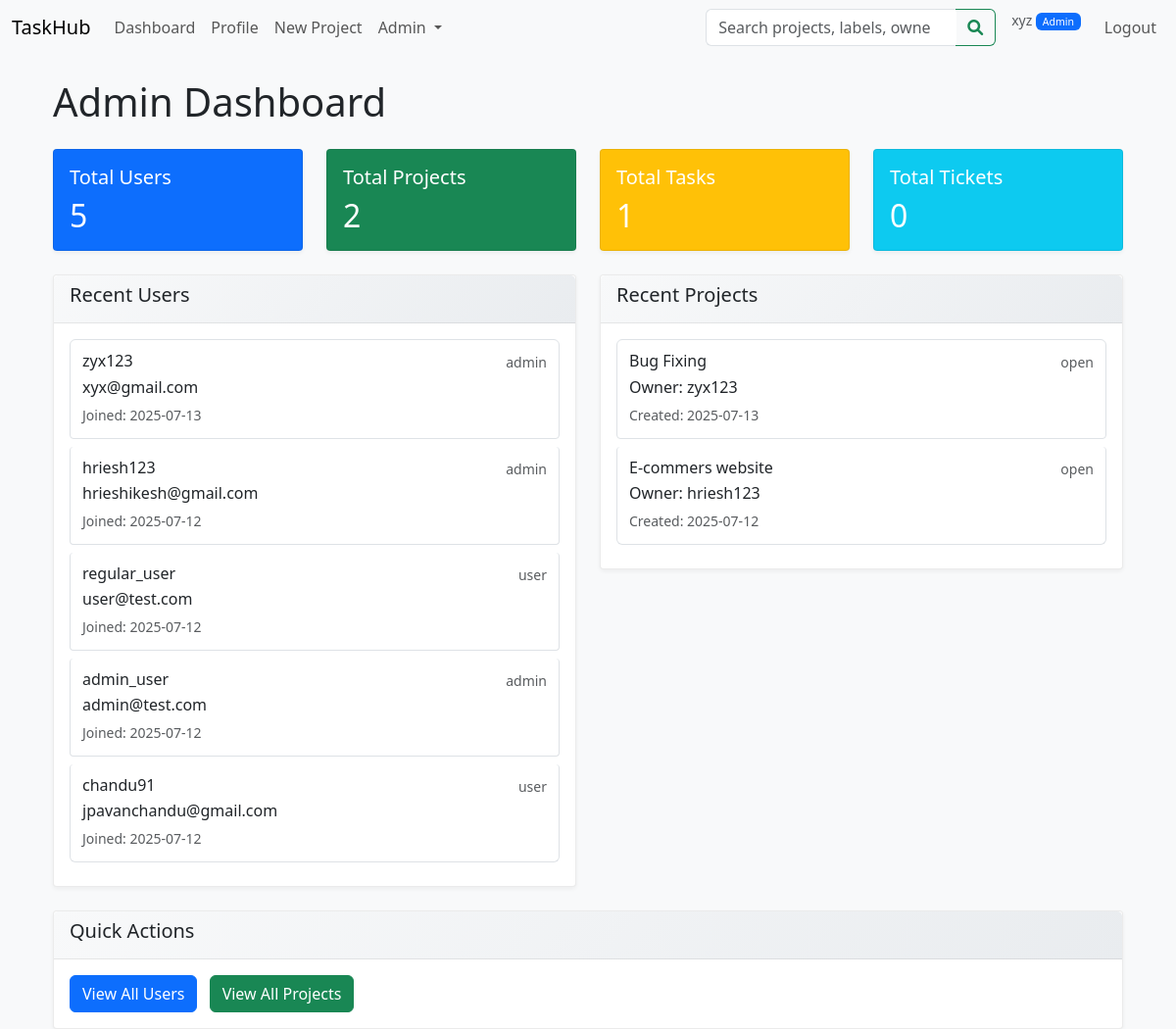
/admin/dashboard (signed in), run on an earlier commit of the app's database.
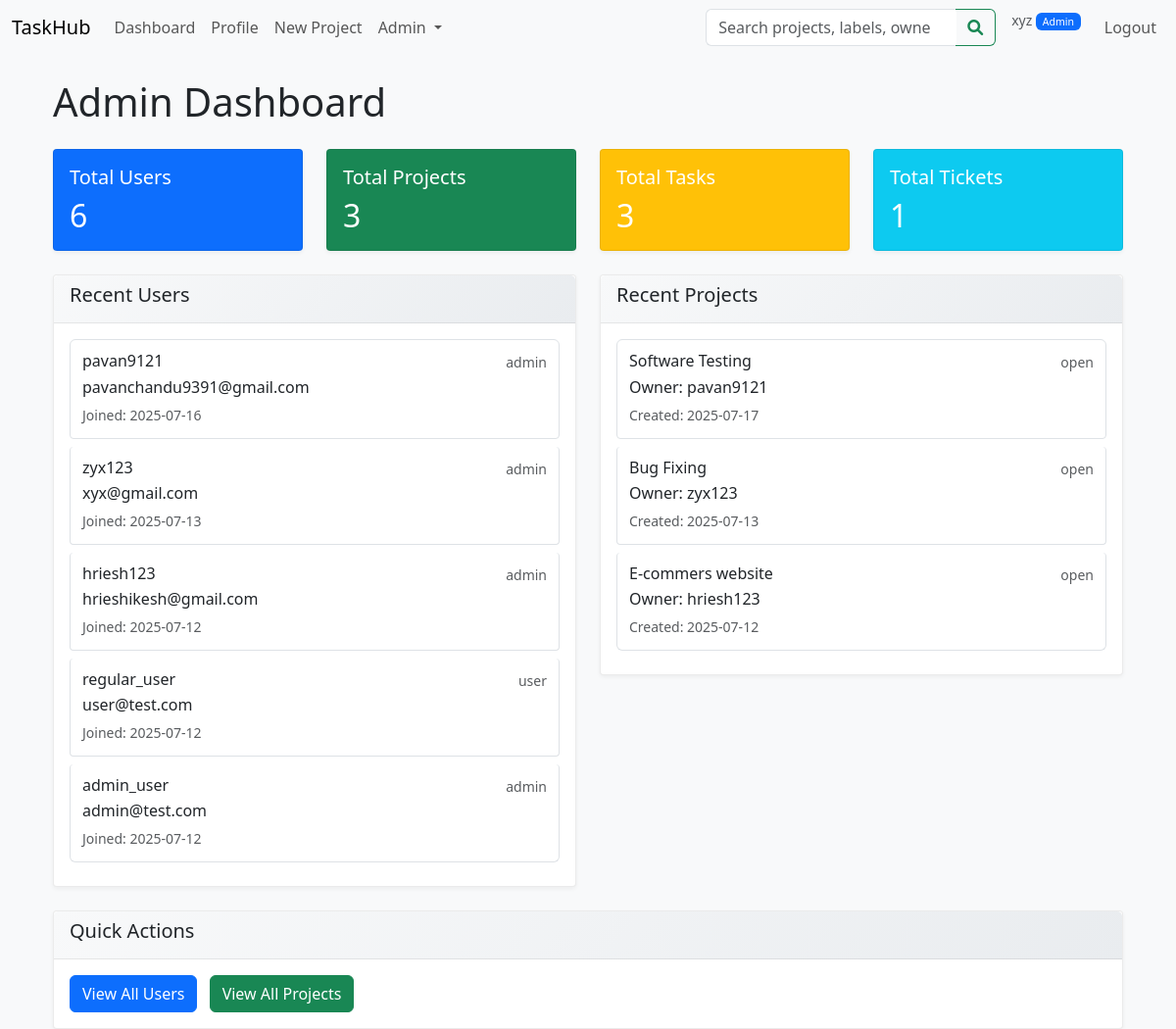
And on a later commit of the database.
### models/user.py (models this page shows, shortened)
class User(db.Model, UserMixin):
    __tablename__ = 'user'
    id = db.Column(db.Integer, primary_key=True)
    username = db.Column(db.String(80), unique=True, nullable=False, index=True)
    email = db.Column(db.String(120), unique=True, nullable=False, index=True)
    password_hash = db.Column(db.String(128), nullable=False)
    role = db.Column(
        db.Enum('admin', 'user', name='user_roles'),
        default='user',
        nullable=False
    )
    created_at = db.Column(db.DateTime, default=datetime.utcnow)
    updated_at = db.Column(
        db.DateTime,
        default=datetime.utcnow,
        onupdate=datetime.utcnow
    )
    full_name = db.Column(db.String(150))
    job_title = db.Column(db.String(100))
    department = db.Column(db.String(100))
    organization = db.Column(db.String(150))
    location = db.Column(db.String(100))
    bio = db.Column(db.Text)
    avatar_url = db.Column(db.String(255))
    owned_projects = db.relationship(
        'Project',
        back_populates='owner',
        lazy='dynamic'
    )
    projects = db.relationship(
        'Project',
        secondary='project_members',
        back_populates='members',
        lazy='dynamic'
    )
    tasks_created = db.relationship(
        'Task',
        back_populates='creator',
        foreign_keys='Task.creator_id',
        lazy='dynamic'
    )
    assigned_tasks = db.relationship(
        'Task',
        foreign_keys='Task.assignee_id',
        back_populates='assignee',
        lazy='dynamic'
    )
    reported_tasks = db.relationship(
        'Task',
        foreign_keys='Task.reporter_id',
        back_populates='reporter',
        lazy='dynamic'
    )
    task_membership = db.relationship(
        'TaskMember',
        back_populates='user',
        lazy='dynamic',
        cascade='all, delete-orphan'
    )
    tickets_created = db.relationship(
        'Ticket',
        back_populates='creator',
        lazy='dynamic',
        cascade='all, delete-orphan'
    )

### models/project.py (models this page shows, shortened)
class Project(db.Model):
    __tablename__ = 'project'
    id = db.Column(db.Integer, primary_key=True)
    name = db.Column(db.String(150), nullable=False)
    description = db.Column(db.Text)
    status = db.Column(
        db.Enum('open', 'closed', name='project_status'),
        default='open',
        nullable=False
    )
    owner_id = db.Column(db.Integer, db.ForeignKey('user.id'), nullable=False)
    created_at = db.Column(db.DateTime, default=datetime.utcnow)
    updated_at = db.Column(
        db.DateTime,
        default=datetime.utcnow,
        onupdate=datetime.utcnow
    )
    owner = db.relationship(
        'User',
        back_populates='owned_projects'
    )
    members = db.relationship(
        'User',
        secondary=project_members,
        back_populates='projects',
        lazy='dynamic'
    )
    labels = db.relationship(
        'Label',
        secondary=project_labels,
        back_populates='projects',
        lazy='dynamic'
    )
    tasks = db.relationship(
        'Task',
        back_populates='project',
        lazy='dynamic',
        cascade='all, delete-orphan'
    )
    tickets = db.relationship(
        'Ticket',
        back_populates='project',
        lazy='dynamic',
        cascade='all, delete-orphan'
    )

### routes/admin_routes.py (the view)
@admin_bp.route("/dashboard")
@login_required
@admin_required
def dashboard():
    total_users = User.query.count()
    total_projects = Project.query.count()
    total_tasks = Task.query.count()
    total_tickets = Ticket.query.count()
    recent_users = User.query.order_by(User.created_at.desc()).limit(5).all()
    recent_projects = Project.query.order_by(Project.created_at.desc()).limit(5).all()
    return render_template(
        "admin/dashboard.html",
        total_users=total_users,
        total_projects=total_projects,
        total_tasks=total_tasks,
        total_tickets=total_tickets,
        recent_users=recent_users,
        recent_projects=recent_projects
    )

### templates/admin/dashboard.html (shortened to what this page needs)
{% extends "base.html" %}
{% block content %}
<div class="container mt-4">
    <h1 class="mb-4">Admin Dashboard</h1>
    <div class="row mb-4">
        <div class="col-md-3">
            <div class="card text-white bg-primary">
                <div class="card-body">
                    <h5 class="card-title">Total Users</h5>
                    <h2 class="card-text">{{ total_users }}</h2>
                </div>
            </div>
        </div>
        <div class="col-md-3">
            <div class="card text-white bg-success">
                <div class="card-body">
                    <h5 class="card-title">Total Projects</h5>
                    <h2 class="card-text">{{ total_projects }}</h2>
                </div>
            </div>
        </div>
        <div class="col-md-3">
            <div class="card text-white bg-warning">
                <div class="card-body">
                    <h5 class="card-title">Total Tasks</h5>
                    <h2 class="card-text">{{ total_tasks }}</h2>
                </div>
            </div>
        </div>
        <div class="col-md-3">
            <div class="card text-white bg-info">
                <div class="card-body">
                    <h5 class="card-title">Total Tickets</h5>
                    <h2 class="card-text">{{ total_tickets }}</h2>
                </div>
            </div>
        </div>
    </div>
    <div class="row">
        <div class="col-md-6">
            <div class="card">
                <div class="card-header">
                    <h5>Recent Users</h5>
                </div>
                <div class="card-body">
                    {% if recent_users %}
                        <div class="list-group">
                            {% for user in recent_users %}
                            <a href="{{ url_for('admin.user_detail', user_id=user.id) }}" class="list-group-item list-group-item-action">
                                <div class="d-flex w-100 justify-content-between">
                                    <h6 class="mb-1">{{ user.username }}</h6>
                                    <small class="text-muted">{{ user.role }}</small>
                                </div>
                                <p class="mb-1">{{ user.email }}</p>
                                <small class="text-muted">Joined: {{ user.created_at.strftime('%Y-%m-%d') }}</small>
                            </a>
                            {% endfor %}
                        </div>
                    {% else %}
                        <p class="text-muted">No users found.</p>
                    {% endif %}
                </div>
            </div>
        </div>
        <div class="col-md-6">
            <div class="card">
                <div class="card-header">
                    <h5>Recent Projects</h5>
                </div>
                <div class="card-body">
                    {% if recent_projects %}
                        <div class="list-group">
                            {% for project in recent_projects %}
                            <div class="list-group-item">
                                <div class="d-flex w-100 justify-content-between">
                                    <h6 class="mb-1">{{ project.name }}</h6>
                                    <small class="text-muted">{{ project.status }}</small>
                                </div>
                                <p class="mb-1">Owner: {{ project.owner.username }}</p>
                                <small class="text-muted">Created: {{ project.created_at.strftime('%Y-%m-%d') }}</small>
                            </div>
                            {% endfor %}
                        </div>
                    {% else %}
                        <p class="text-muted">No projects found.</p>
                    {% endif %}
                </div>
            </div>
        </div>
    </div>
    <div class="row mt-4">
        <div class="col-12">
            <div class="card">
                <div class="card-header">
                    <h5>Quick Actions</h5>
                </div>
                <div class="card-body">
                    <a href="{{ url_for('admin.list_users') }}" class="btn btn-primary me-2">View All Users</a>
                    <a href="{{ url_for('admin.list_projects') }}" class="btn btn-success me-2">View All Projects</a>
                </div>
            </div>
        </div>
    </div>
</div>
{% endblock %}

### templates/base.html (shortened to what this page needs)
<!DOCTYPE html>
<html lang="en">
<head>
  <link
    href="https://cdn.jsdelivr.net/npm/bootstrap@5.3.0/dist/css/bootstrap.min.css"
    rel="stylesheet"
  >
  <link rel="stylesheet" href="https://cdnjs.cloudflare.com/ajax/libs/font-awesome/6.0.0/css/all.min.css">
  <link rel="stylesheet" href="{{ url_for('static', filename='css/style.css') }}">
</head>
<body>
<nav class="navbar navbar-expand-lg navbar-light bg-light mb-4">
  <div class="container-fluid">
            <a class="navbar-brand" href="{{ url_for('main.index') }}">TaskHub</a>
    <div class="collapse navbar-collapse">
      <ul class="navbar-nav me-auto">
        {% if current_user.is_authenticated %}
          <li class="nav-item">
            <a class="nav-link" href="{{ url_for('main.dashboard') }}">Dashboard</a>
          </li>
          <li class="nav-item">
            <a class="nav-link" href="{{ url_for('main.profile') }}">Profile</a>
          </li>
          <li class="nav-item">
            <a class="nav-link" href="{{ url_for('projects.create') }}">New Project</a>
          </li>
          {% if current_user.role=='admin' %}
            <li class="nav-item dropdown">
              <a class="nav-link dropdown-toggle" href="#" role="button" data-bs-toggle="dropdown">
                Admin
              </a>
            </li>
          {% endif %}
        {% endif %}
      </ul>
      {% if current_user.is_authenticated %}
      <form class="d-flex me-3" method="GET" action="{{ url_for('projects.search_projects') }}" style="min-width: 250px;">
        <div class="input-group">
          <input class="form-control" type="search" name="labels" placeholder="Search projects, labels, owners..."
                 aria-label="Search projects by labels, names, or owners">
          <button class="btn btn-outline-success" type="submit">
            <i class="fas fa-search"></i>
          </button>
        </div>
      </form>
      {% endif %}
      <ul class="navbar-nav">
        {% if current_user.is_authenticated %}
          <li class="nav-item">
            <span class="navbar-text me-3">
              <small class="text-muted">
                {{ current_user.full_name }}
                <span class="badge bg-{{ 'primary' if current_user.role == 'admin' else 'secondary' }}">
                  {{ current_user.role.title() }}
                </span>
              </small>
            </span>
          </li>
          <li class="nav-item">
            <a class="nav-link" href="{{ url_for('auth.logout') }}">Logout</a>
          </li>
        {% endif %}
      </ul>
    </div>
  </div>
</nav>
<div class="container">
  {% block content %}{% endblock %}
</div>
</body>
</html>

### static/css/style.css (style rules this page uses)
body { background-color: #f8f9fa; }
.navbar .input-group { max-width: 300px; }
.navbar .input-group .form-control { border-right: none; }
.navbar .input-group .btn { border-left: none; border-top-left-radius: 0; border-bottom-left-radius: 0; }
.card { border-radius: 0.25rem; }
.list-group-item { background: #ffffff; border: 1px solid #dee2e6; border-radius: 0.25rem; margin-bottom: 0.5rem; cursor: grab; padding: 0.75rem; }
.card { box-shadow: 0 2px 4px rgba(0,0,0,0.05); border: 1px solid rgba(0,0,0,0.08); transition: box-shadow 0.2s ease; }
.card-header { background: linear-gradient(135deg, #f8f9fa 0%, #e9ecef 100%); border-bottom: 1px solid rgba(0,0,0,0.08); }
.badge { font-weight: 500; }
.list-group-item { transition: background-color 0.2s ease; }
.btn { border-radius: 6px; font-weight: 500; transition: all 0.2s ease; }

What changed in the data, as far as the page shows it:
no longer on this page (row unchanged): User: username "chandu91", role "user", email "jpavanchandu@gmail.com", created_at "2025-07-12"
added User: username "pavan9121", role "admin", email "pavanchandu9391@gmail.com", created_at "2025-07-16"
added Project: name "Software Testing", status "open", owner.username "pavan9121", created_at "2025-07-17"
Also different on the page:
{{ total_users }}: "5" → "6"
{{ total_projects }}: "2" → "3"
{{ total_tasks }}: "1" → "3"
{{ total_tickets }}: "0" → "1"
